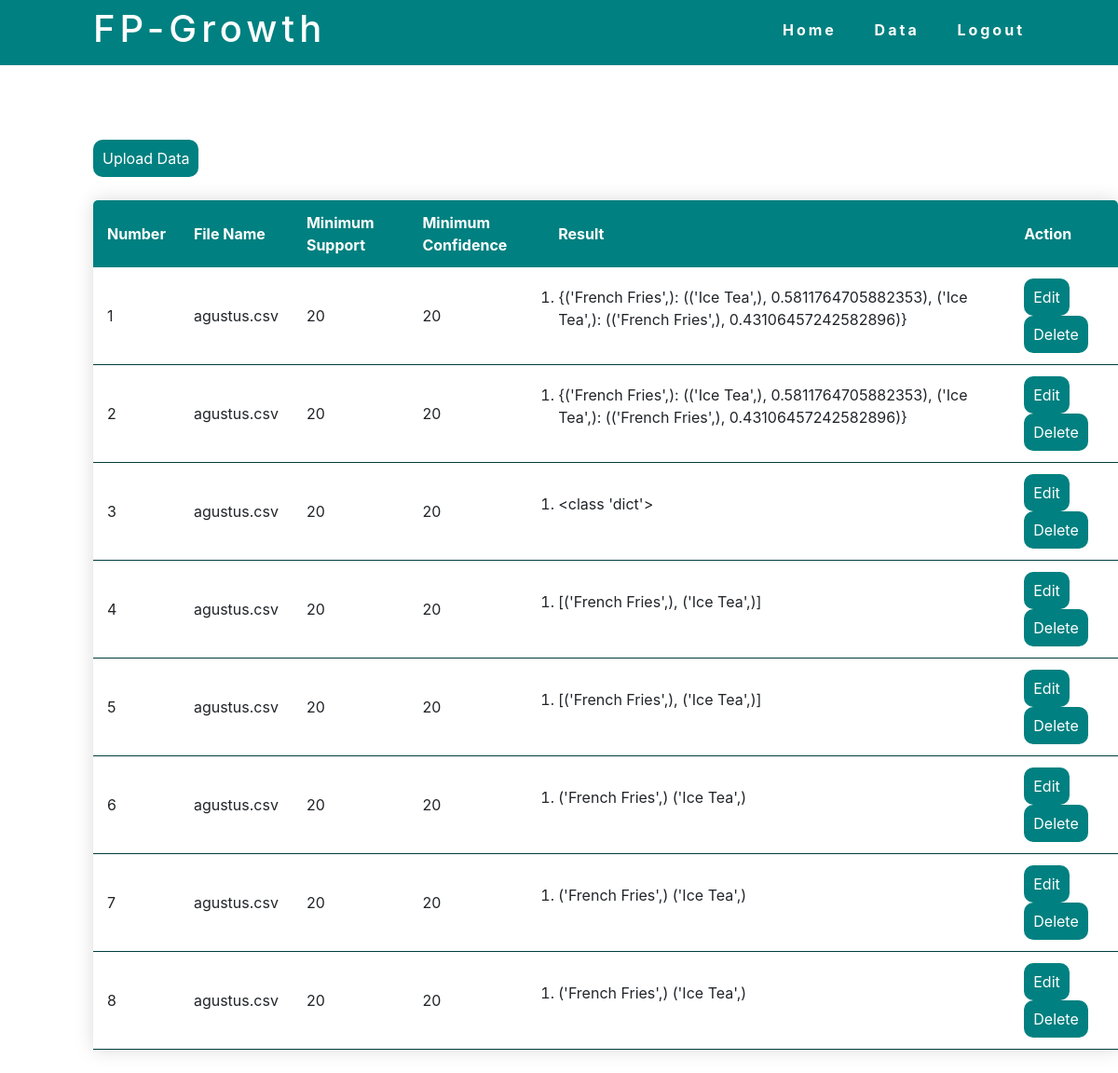
Page /data on the committed database.
### index.py (models this page shows)
class File(db.Model):
    id = db.Column(db.Integer, primary_key=True)
    name = db.Column(db.String(300))
    sup = db.Column(db.Integer)
    con = db.Column(db.Integer)
    result = db.Column(db.String(200))

### index.py (the view)
@app.route('/data')
def data():
    myFiles = File.query.all()
    return render_template('data.html', myFiles=myFiles)

### templates/data.html (shortened to what this page needs)
<!DOCTYPE html>
<html>
    <head>
        <link rel="stylesheet" href="https://cdn.jsdelivr.net/npm/bootstrap@4.5.3/dist/css/bootstrap.min.css">
        <link rel="stylesheet" type="text/css" href="{{url_for('static', filename='data.css')}}"/>
    </head>
    <body>
        <nav>
            <div class="logo">
                <h1>FP-Growth</h1>
            </div>
            <ul class="nav-links">
                <li class="selected"><a href="#">Home</a></li>
                <li><a href="#">Data</a></li>
                <li><a href="#">Logout</a></li>
            </ul>
        </nav>
        <div class="content-wrapper">
            <div>
                <button type="button" class="modal-button">Upload Data</button>
            </div>
              <div>
               <table class="content-table">
                 <thead>
                   <tr>
                     <th>Number</th>
                     <th>File Name</th>
                     <th>Minimum Support</th>
                     <th>Minimum Confidence</th>
                     <th class="result">Result</th>
                     <th>Action</th>
                   </tr>
                 </thead>
                 {% for File in myFiles %}
                 <tbody>
                   <tr>
                     <td>{{File.id}}</td>
                     <td>{{File.name}}</td>
                     <td>{{File.sup}}</td>
                     <td>{{File.con}}</td>
                     <td>
                       <ol>
                          <li>{{File.result}}</li>
                       </ol>
                     </td>
                     <td>
                       <button type="proses">Edit</button>
                       <button type="button">Delete</button>
                      </td>
                   </tr>
                 </tbody>
                 {% endfor%}
               </table>
            </div>
        </div>
    </body>
</html>

### static/data.css (style rules this page uses)
* { margin: 0px; padding: 0px; box-sizing: border-box; }
nav { height: 70px; display: flex; justify-content: space-between; align-items: center; background-color: teal; }
.logo { padding-left: 100px; color: white; letter-spacing: 5px; }
.nav-links { padding-right: 100px; padding-top: 10px; display: flex; justify-content: space-between; width: 30%; }
.nav-links li { list-style: none; }
.nav-links a { color: white; text-decoration: none; letter-spacing: 3px; font-weight: bold; }
.content-wrapper { display: flex; flex: 1; flex-direction: column; padding-top: 80px; padding-left: 100px; }
.content-table { border-collapse: collapse; margin: 25px 0px; min-width: 600px; border-radius: 5px 5px 0 0; overflow: hidden; box-shadow: 0 0 20px rgba(0, 0, 0, 0.15); }
.content-table thead tr { background-color: teal; color: white; text-align: left; font-weight: bold; }
.content-table th, .content-table td { padding: 12px 15px; }
.content-table tbody tr { border-bottom: 1px solid teal; }
.content-table tbody tr:last-of-type { border-bottom: 1px solid rgb(0, 61, 61); }
.result { width: 500px; }
button { background-color: teal; border: none; border-radius: 10px; box-shadow: rgba(0, 0, 0, 0.15) s; color: white; padding: 8px 10px; text-align: center; text-decoration: none; display: inline-block; font-size: 16px; outline: none; }

### rows in the picture
File: id "1", name "agustus.csv", sup "20", con "20", result "{('French Fries',): (('Ice Tea',), 0.5811764705882353), ('Ice Tea',): (('French Fries',), 0.43106457242582896)}"
File: id "2", name "agustus.csv", sup "20", con "20", result "{('French Fries',): (('Ice Tea',), 0.5811764705882353), ('Ice Tea',): (('French Fries',), 0.43106457242582896)}"
File: id "3", name "agustus.csv", sup "20", con "20", result "<class 'dict'>"
File: id "4", name "agustus.csv", sup "20", con "20", result "[('French Fries',), ('Ice Tea',)]"
File: id "5", name "agustus.csv", sup "20", con "20", result "[('French Fries',), ('Ice Tea',)]"
File: id "6", name "agustus.csv", sup "20", con "20", result "('French Fries',) ('Ice Tea',)"
File: id "7", name "agustus.csv", sup "20", con "20", result "('French Fries',) ('Ice Tea',)"
File: id "8", name "agustus.csv", sup "20", con "20", result "('French Fries',) ('Ice Tea',)"
